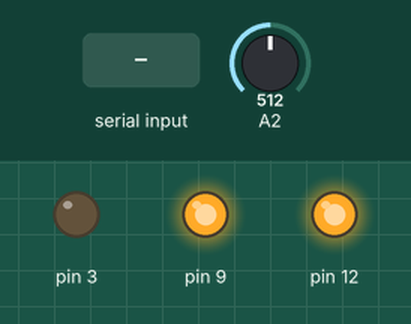
This sketch was run on a simulated Arduino Uno, built with avr-gcc and run on an emulated ATmega328P. On the bench: output pins drawn as LEDs (lit = HIGH). Inputs (shaded band) come from the test bench; at power-on: A2 = 512.

Above: at 1.2 s.
1.3 s: "0;" received over Serial
At 2.5 s:
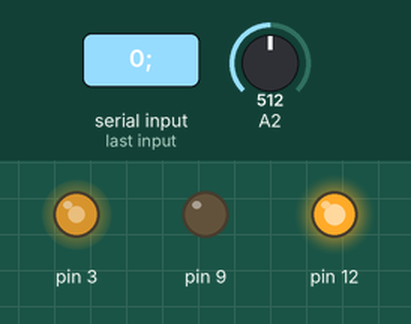
2.8 s: A2 set to 716
At 3.6 s:
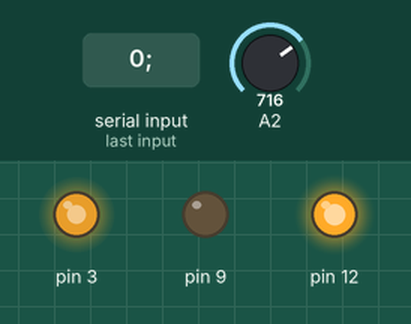
4.3 s: A2 set to 245
At 4.7 s:
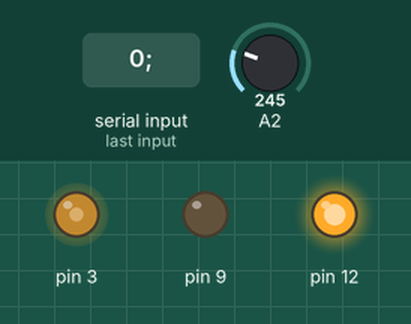
5.8 s: A2 set to 11
At 7.0 s:
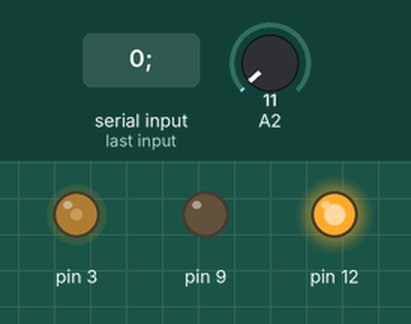
7.3 s: A2 set to 8
At 8.3 s:
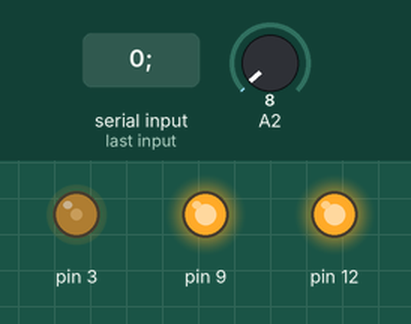
8.8 s: "90;" received over Serial
At 9.4 s:
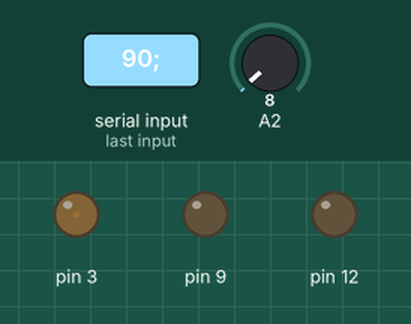
Timing chart, 0 to 11.3 s (numbered marks = the images above; inputs shaded):
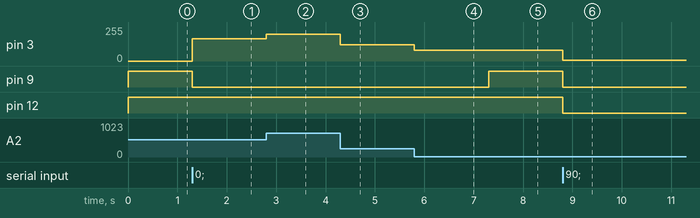

Measured:
- the behaviour switches between 10 and 9 on A2 (found by bisection; images 4 and 5)
- after the input at 1.3 s, pin 3: 0/255 → 167/255 at once; pin 9: HIGH → LOW at once
- after the input at 2.8 s, pin 3: 167/255 → 202/255 at once
- after the input at 4.3 s, pin 3: 202/255 → 121/255 at once
- after the input at 5.8 s, pin 3: 121/255 → 81/255 at once
- after the input at 7.3 s, pin 9: LOW → HIGH at once
- after the input at 8.8 s, pin 3: 81/255 → 5/255 at once; pin 9, pin 12: HIGH → LOW at once

The sketch:

Unity_test_191030.ino
```cpp
#define SPEED1 250  // スライダを伸ばす場合（仮想物体を上向きになぞる場合）
#define SPEED2 5  // スライダを縮める場合
#define SPEED3 180  // スライダを押しとどめる場合（仮想物体を下向きになぞっている際にめり込んだ場合）
#define SPEED4 200 //スライダを押しとどめるために伸ばす（仮想物体が変こんでいる場合）
#define JITTER 10    // スライダが正しい位置に移動したかを判定する閾値
#define MAX_SPEED 255
#define MIN_SPEED 80 //動かす速度の最低値 80
#define MAX_LEN 1023 //sliderの長さの最大値

int slide;        // 受信したデータ（スライダを移動させる位置）
int upSpeed, downSpeed;  // 指定したモータの回転速度（現在未使用）
int diff;         // 指定されたスライダの位置と現在の位置の差
//int preSlide;
int vr;
int last_vr;
float speed;

//String recv_data[2] = {"\0"};
//String str;
//int index;
int max_length_flag = 0;

//文字列分割関数
int split(String data, char delimiter, String *dst){
    int index = 0;
    int arraySize = (sizeof(data)/sizeof((data)[0]));
    int datalength = data.length();
    for (int i = 0; i < datalength; i++) {
        char tmp = data.charAt(i);
        if ( tmp == delimiter ) {
            index++;
            if ( index > (arraySize - 1)) return -1;
        }
        else dst[index] += tmp;
    }
    return (index + 1);
}

void speed_change(int speedFlag){
  if(speedFlag == -1){
    digitalWrite(9, HIGH);
  }else if(speedFlag == -2){
    downSpeed = SPEED1;   // yama 181215 本来ならばここでスピードを変更すべきだががたつくため変更せず
  }else if(speedFlag == -3){
    downSpeed = SPEED2;
  }
}

void setup() {
  Serial.begin(38400);
  // モーターAの制御用ピン設定
  pinMode(12, OUTPUT); // 回転方向 (HIGH/LOW)
  pinMode(9, OUTPUT); // ブレーキ (HIGH/LOW)
  pinMode(3, OUTPUT); // PWMによるスピード制御 (0-255)

  digitalWrite(12, HIGH);
  digitalWrite(9, HIGH);

  downSpeed = SPEED2;
}

void loop() {
  if ( Serial.available() ) {
    //key_move(str);
    String recv_data[2] = {"\0"};
    String str = Serial.readStringUntil(';');
    int index = split(str, ',', recv_data);


    if(index == -1){
      slide = recv_data[0].toInt();
      //int max_length_flag = recv_data[1].toInt();
      max_length_flag = 0;
    }else{
      slide = recv_data[0].toInt();
      max_length_flag = recv_data[1].toInt();
    }
    //slide = str.toInt();
    //Serial.println("1");
    //Serial.print("flag:");
    //Serial.println(max_length_flag);

    if(slide >= 0){
      slide_device(max_length_flag);
    }else{
      speed_change(slide);
    }
  }

  //int v = analogRead(A2);
  //Serial.println(v);
  //Serial.println(speed_level);
  //Serial.println(1);
}

void slide_device(int max_length_flag){
  int vr = analogRead(A2); //A2にボリューム部の2ピンを接続。1=5V,0=GND

  if(vr > slide){     // モーターA: 正転（伸びる場合）
    if(max_length_flag == 0){
      speed = (MAX_SPEED-MIN_SPEED)*((float)(vr - slide)/MAX_LEN); //遠い＝早い
      digitalWrite(12, HIGH); //正転
      digitalWrite(9, LOW); //ブレーキOFF
      analogWrite(3, speed+MIN_SPEED);

      while(vr > slide){    // 受信したデータよりスライダの位置が大きい場合
        vr = analogRead(A2);
        //speed = (MAX_SPEED-MIN_SPEED)*(1.0-(float)(vr - slide)/MAX_LEN); 遠い＝遅い
        speed = (MAX_SPEED-MIN_SPEED)*((float)(vr - slide)/MAX_LEN); //遠い＝早い
        analogWrite(3, speed+MIN_SPEED);
        diff = vr - slide;
        if(-JITTER < diff && diff < JITTER){  // 一定の閾値以内であれば指定の位置まで移動したとみなす
          //slide = vr;
          //digitalWrite(9, HIGH); //LOW…ブレーキOFF
          break;
        }
        /*割り込み処理で代替しようとしたけどこっちじゃないと即オーバーフローorガタガタ*/
        if ( Serial.available() ) {   // 上記で制止しなかったとしても，伸縮距離が変更されているかもしれないので再度データを受信
          String str = Serial.readStringUntil(';');
          //Serial.flush();
          slide = str.toInt();
          if(slide < 0){
            //digitalWrite(9, HIGH);
            break;
          }
          vr = analogRead(A2);
          //speed = (MAX_SPEED-MIN_SPEED)*(1.0-(float)(vr - slide)/MAX_LEN); 遠い＝遅い
          speed = (MAX_SPEED-MIN_SPEED)*((float)(vr - slide)/MAX_LEN); //遠い＝早い
          analogWrite(3, speed+MIN_SPEED);
          Serial.println(vr);
        }
      }
    }else if(max_length_flag == 1){

      digitalWrite(12, HIGH);
      digitalWrite(9, LOW);

    /*
    if(preSlide < slide){
      upSpeed = SPEED3;
    }
    else{
      upSpeed = SPEED1;
    }
  */
      //100:F=0のときのスライドの長さ
      //5:誤差
      if(slide > 100 - 5 && slide < 100 + 5){
      upSpeed = SPEED1;
      }else{
        upSpeed = SPEED4;
      }
      analogWrite(3, upSpeed);

      while(vr > slide){    // 受信したデータよりスライダの位置が大きい場合
        vr = analogRead(A2);
        diff = vr - slide;
        if(-JITTER < diff && diff < JITTER){  // 一定の閾値以内であれば指定の位置まで移動したとみなす
          break;
        }
        else if(diff < -(JITTER + 40)){   // めり込みすぎた場合に押し返す力を最大限にする
          //upSpeed = 255;
          analogWrite(3, 255);
        }
        if ( Serial.available() ) {   // 上記で制止しなかったとしても，伸縮距離が変更されているかもしれないので再度データを受信
          String str = Serial.readStringUntil(';');
          //preSlide = slide;
         slide = str.toInt();

          if(slide < 0){  // デバイスがめり込んだ状態で仮想物体から離れた場合
            break;
          }
        }
      }
    }
    delay(1);
    digitalWrite(9, HIGH);
  }else if(vr < slide){     // モーターA: 逆転（縮む場合）
    if(max_length_flag == 0){
      digitalWrite(12, LOW);
      digitalWrite(9, LOW);

      //downSpeed = SPEED2;
      analogWrite(3, downSpeed);

      while(vr < slide){    // 受信したデータよりスライダの位置が小さい場合
        vr = analogRead(A2);
        int diff = vr - slide;
        if(-JITTER < diff && diff < JITTER){  // 一定の閾値以内であれば指定の位置まで移動したとみなす
          break;
        }
        if ( Serial.available() ) {   // 上記で制止しなかったとしても，伸縮距離が変更されているかもしれないので再度データを受信
          String str = Serial.readStringUntil(';');
          // preSlide = slide;
          slide = str.toInt();

          if(slide < 0){  // デバイスがめり込んだ状態で仮想物体から離れた場合
            break;
          }
        }
      }
    }/*else if(max_length_flag == 1){
      digitalWrite(12, LOW);
      digitalWrite(9, LOW);

      downSpeed = SPEED2;
      analogWrite(3, downSpeed);

      while(vr < slide){    // 受信したデータよりスライダの位置が小さい場合
        vr = analogRead(A2);
        int diff = vr - slide;
        if(-JITTER < diff && diff < JITTER){  // 一定の閾値以内であれば指定の位置まで移動したとみなす
          break;
        }
        if ( Serial.available() ) {   // 上記で制止しなかったとしても，伸縮距離が変更されているかもしれないので再度データを受信
          String str = Serial.readStringUntil(';');
          //preSlide = slide;
          slide = str.toInt();

          if(slide < 0){  // デバイスがめり込んだ状態で仮想物体から離れた場合
            break;
          }
        }
      }
    }
      /*
        speed = (MAX_SPEED-MIN_SPEED)*((float)(slide - vr)/MAX_LEN); //遠い＝早い

      digitalWrite(12, LOW);  //逆転
      digitalWrite(9, LOW); //ブレーキOFF
      analogWrite(3, speed+MIN_SPEED);

   while(vr < slide){    // 受信したデータよりスライダの位置が小さい場合
      vr = analogRead(A2);
      //speed = (MAX_SPEED-MIN_SPEED)*(1.0-(float)(slide - vr)/MAX_LEN); 遠い＝遅い
     speed = (MAX_SPEED-MIN_SPEED)*((float)(slide - vr)/MAX_LEN); //遠い＝早い
      analogWrite(3, speed+MIN_SPEED);
      int diff = vr - slide;
      if(-JITTER < diff && diff < JITTER){  // 一定の閾値以内であれば指定の位置まで移動したとみなす
        //digitalWrite(9, HIGH); //ブレーキON
        //slide = vr;
        break;
      }
        /*割り込み処理で代替しようとしたけどこっちじゃないと即オーバーフローorガタガタ*/
      /*
      if ( Serial.available() ) {   // 上記で制止しなかったとしても，伸縮距離が変更されているかもしれないので再度データを受信
        String str = Serial.readStringUntil(';');
        slide = str.toInt();
         if(slide < 0){
          //digitalWrite(9, HIGH);
          break;
        }
        vr = analogRead(A2);
      //speed = (MAX_SPEED-MIN_SPEED)*(1.0-(float)(slide - vr)/MAX_LEN); 遠い＝遅い
     speed = (MAX_SPEED-MIN_SPEED)*((float)(slide - vr)/MAX_LEN); //遠い＝早い
      analogWrite(3, speed+MIN_SPEED);
         Serial.println(vr);
      }
      */

      delay(1);
      digitalWrite(9, HIGH);
    }
    digitalWrite(9, HIGH);
  }
 // preSlide = slide;
//}


//void key_move(char mode){
//  int vr = analogRead(A2); //A2にボリューム部の2ピンを接続。1=5V,0=GND
//
//  switch (mode) {
//    case '0' :
//      digitalWrite(12, HIGH);
//      digitalWrite(9, LOW);
//      while(vr > 0){
//        analogWrite(3, SPEED1);
//        vr = analogRead(A2);
//      }
//      digitalWrite(12, HIGH);
//      digitalWrite(9, HIGH);
//      analogWrite(3, SPEED1);
//      break;
//    case '1' :
//      digitalWrite(12, LOW);
//      digitalWrite(9, LOW);
//      while(vr < 512){
//        analogWrite(3, SPEED1);
//        vr = analogRead(A2);
//      }
//      digitalWrite(12, HIGH);
//      digitalWrite(9, HIGH);
//      analogWrite(3, SPEED1);
//      break;
//    case '2' :
//      digitalWrite(12, HIGH);
//      digitalWrite(9, HIGH);
//      break;
//  }
//
//  delay(10);
//}
```
